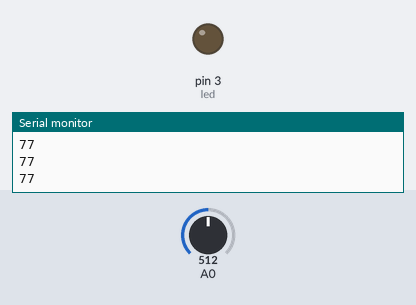
Bench run of a sketch on a simulated Arduino Uno, built with avr-gcc and run on an emulated ATmega328P. On the bench: output pins drawn as LEDs (lit = HIGH), the last lines printed to the serial monitor. The inputs (shaded band) are chosen by the test bench; at power-on: A0 = 512.

Above: at 1.2 s.
1.3 s: A0 set to 588
2.8 s: A0 set to 608
At 3.5 s:
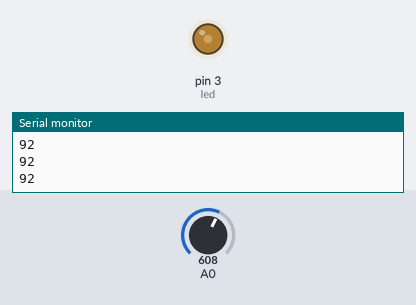
4.3 s: A0 set to 900
At 4.7 s:
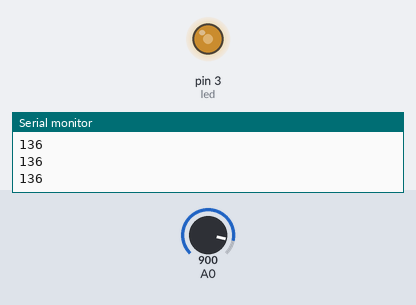
Timing chart, 0 to 7.3 s (numbered marks = the images above; inputs shaded):
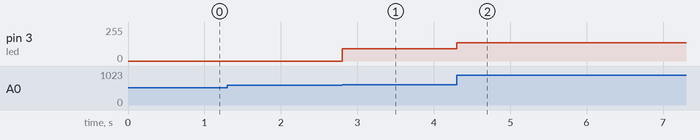

The sketch:

waterSensor01.ino
```cpp
int led = 3;

int water = 0;

void setup() {
  // put your setup code here, to run once:
  Serial.begin(9600);
  pinMode(led,OUTPUT);
  digitalWrite(led,LOW);
}

void loop() {
  // put your main code here, to run repeatedly:
  water = analogRead(A0);
  //Serial.println(water);
  water = map(water,0,660,0,100);
  if(water > 90 )
  {
    analogWrite(led,water);
  }
  else
  {
    digitalWrite(led,LOW);
  }

  Serial.println(water);

}
```

Measured:
- the behaviour switches between 600 and 601 on A0 (found by bisection; images 0 and 1)
- after the input at 2.8 s, pin 3 (led): 0/255 → 92/255 at once
- after the input at 4.3 s, pin 3 (led): 92/255 → 136/255 at once
